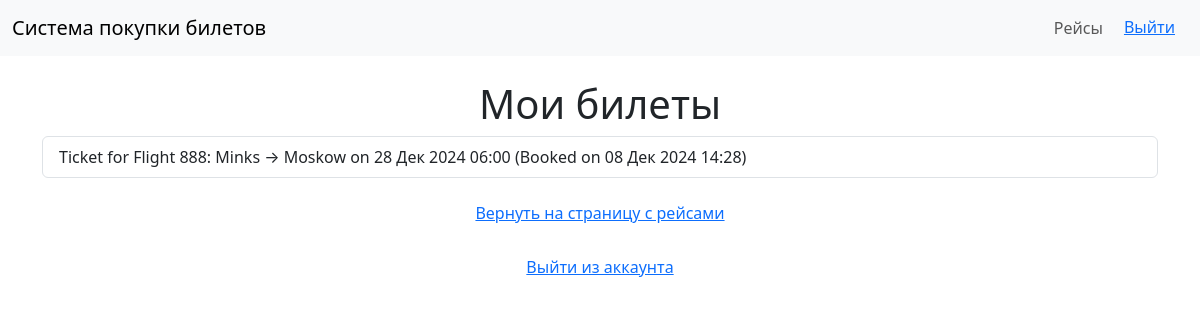
Page /flights/my-tickets/ (signed in) on the committed database.
### flights/models.py (models this page shows, shortened)
class Ticket(models.Model):
    user = models.ForeignKey(User, on_delete=models.CASCADE)
    flight = models.ForeignKey(Flight, on_delete=models.CASCADE)
    purchase_date = models.DateTimeField(auto_now_add=True)

class Flight(models.Model):
    flight_number = models.CharField(max_length=10, unique=True)
    departure = models.CharField(max_length=100)
    destination = models.CharField(max_length=100)
    date = models.DateTimeField()
    price = models.DecimalField(max_digits=10, decimal_places=2)

### flights/views.py (the view)
# urls.py: path('my-tickets/', views.my_tickets, name='my_tickets'),
@login_required
def my_tickets(request):
    tickets = Ticket.objects.filter(user=request.user)
    return render(request, 'flights/my_tickets.html', {'tickets': tickets})

### flights/templates/flights/my_tickets.html (shortened to what this page needs)
{% extends 'base.html' %}
{% block content %}
    <h1 class="text-center">Мои билеты</h1>
    <ul class="list-group">
        {% for ticket in tickets %}
        <li class="list-group-item">
            Ticket for Flight {{ ticket.flight.flight_number }}:
            {{ ticket.flight.departure }} → {{ ticket.flight.destination }} on {{ ticket.flight.date|date:"d M Y H:i" }}
            (Booked on {{ ticket.purchase_date|date:"d M Y H:i" }})
        </li>
        {% empty %}
        <li class="list-group-item">У вас нет билетов.</li>
        {% endfor %}
    </ul>
    <a href="{% url 'flights:flight_list' %}" class="btn btn-link mt-3 d-block">Вернуть на страницу с рейсами</a>
    <a href="{% url 'users:logout' %}" class="btn btn-link mt-3 d-block">Выйти из аккаунта</a>
{% endblock %}

### rows in the picture
Ticket: flight.flight_number "888", flight.departure "Minks", flight.destination "Moskow", flight "28 Дек 2024 06:00", purchase_date "08 Дек 2024 14:28"
